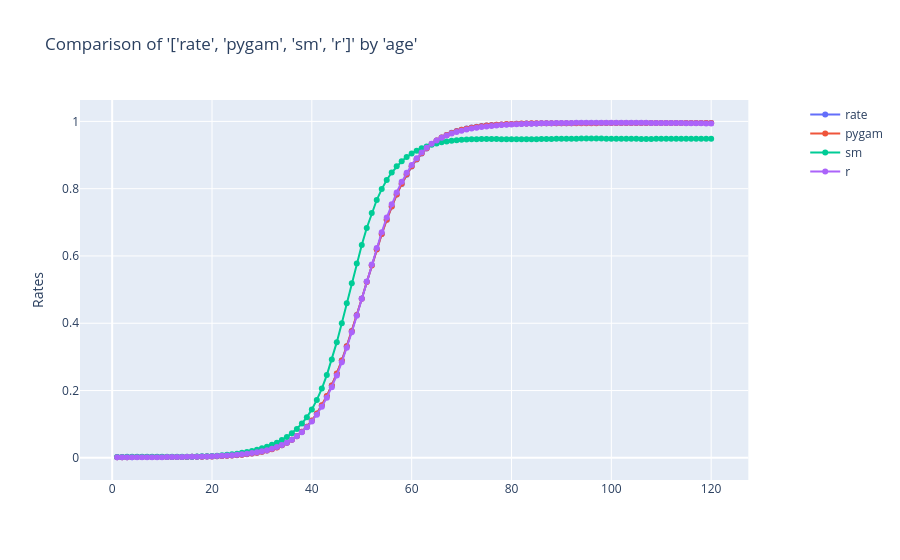

Write notebook code for a chart like this one.
### Markdown cell above
## Compare

### Code cell
charters.compare_rates(
    df=sigmoid_data,
    x_axis="age",
    rates=["rate", "pygam", "sm", "r"],
    weights=["weight"],
    display=True,
)
